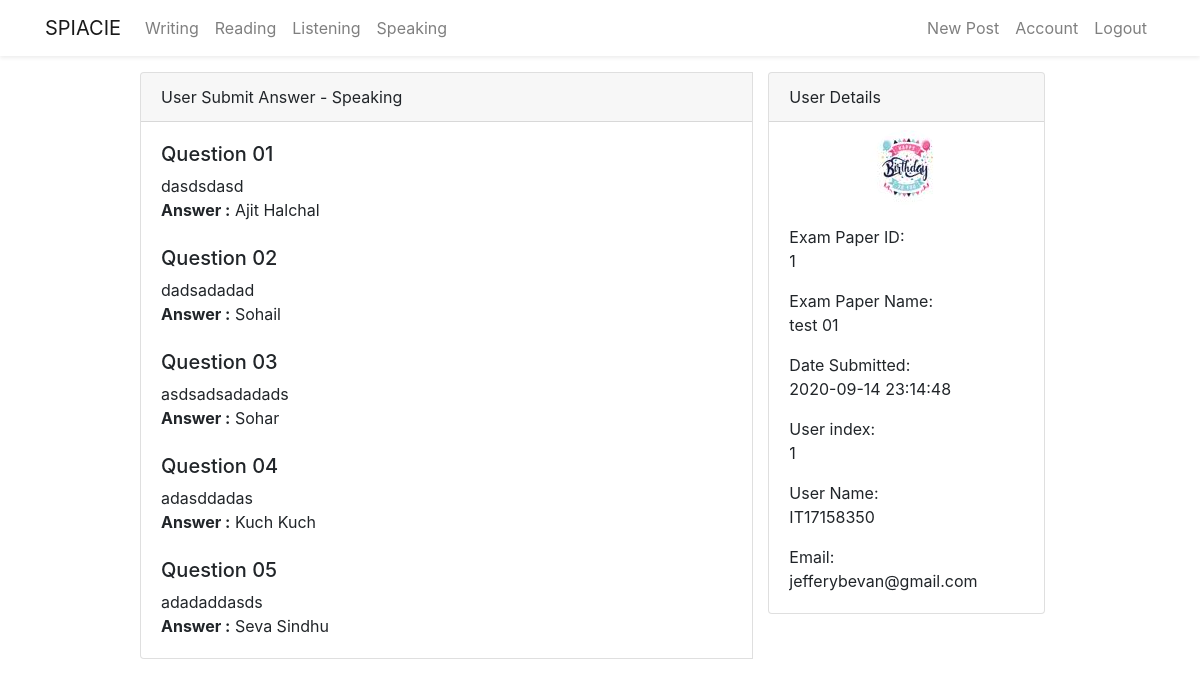
/speaking/1/result (signed in), run on the app's committed database.
### flaskblog/models.py (models this page shows, shortened)
class Speakingquestion(db.Model):
    id = db.Column(db.Integer, primary_key=True)
    title = db.Column(db.String(300), unique=True, nullable=False)
    question_01 = db.Column(db.String(500), nullable=False)
    question_02 = db.Column(db.String(500), nullable=False)
    question_03 = db.Column(db.String(500), nullable=False)
    question_04 = db.Column(db.String(500), nullable=False)
    question_05 = db.Column(db.String(500), nullable=False)
    date_posted = db.Column(db.DateTime, nullable=False,
                            default=datetime.now())
    user_id = db.Column(db.Integer, db.ForeignKey('user.id'), nullable=False)
    def __repr__(self):
        return f"Speakingquestion('{self.id}','{self.user_id}')"

class Speakinganswersaved(db.Model):
    id = db.Column(db.Integer, primary_key=True)
    pid = db.Column(db.Integer, db.ForeignKey('speaking.id'), nullable=True)
    answer01 = db.Column(db.String(500), nullable=True)
    answer02 = db.Column(db.String(500), nullable=True)
    answer03 = db.Column(db.String(500), nullable=True)
    answer04 = db.Column(db.String(500), nullable=True)
    answer05 = db.Column(db.String(500), nullable=True)
    date_posted = db.Column(db.DateTime, nullable=False,
                            default=datetime.now())
    user_id = db.Column(db.Integer, db.ForeignKey('user.id'), nullable=False)

class User(db.Model, UserMixin):
    id = db.Column(db.Integer, primary_key=True)
    firstname = db.Column(db.String(20), nullable=False)
    lastname = db.Column(db.String(20), nullable=False)
    username = db.Column(db.String(20), unique=True, nullable=False)
    email = db.Column(db.String(20), unique=True, nullable=False)
    password = db.Column(db.String(20), nullable=False)
    image_file = db.Column(db.String(20), nullable=False,
                           default='default.jpg')
    post = db.relationship('Post', backref='author', lazy=True)
    writingpaper = db.relationship(
        'Writingpaper', backref='wcreator', lazy=True)
    writinganswer = db.relationship(
        'Writingpaperanswer', backref='wcandidate', lazy=True)
    speaking = db.relationship(
        'Speaking', backref='vspeak', lazy=True)
    speakinganswer = db.relationship(
        'Speakinganswer', backref='speakanswer', lazy=True)
    speakingquestion = db.relationship(
        'Speakingquestion', backref='speakquestion', lazy=True)
    Speakinganswersav = db.relationship(
        'Speakinganswersaved', backref='speakinganswersaved', lazy=True)

### flaskblog/speaking/routes.py (the view)
@speaking.route("/speaking/<int:speaking_id>/result", methods=['POST', 'GET'])
@login_required
def result(speaking_id):
    speaking_answer = Speakingquestion.query.get_or_404(speaking_id)
    speaking_ans = Speakinganswersaved.query.get_or_404(speaking_id)
    print(speaking_answer)
    if speaking_answer.speakquestion != current_user:
        abort(403)
    else:
        spic_file = url_for(
            'static', filename='profile_pics/' + current_user.image_file)
        return render_template('speaking_anwser.html', title='Update',
                               legend='Update', speaking_answer=speaking_answer, spic_file=spic_file, speaking_ans=speaking_ans)

### flaskblog/models.py (called while the page is built)
@login_manger.user_loader
def load_user(user_id):
    return User.query.get(int(user_id))

### flaskblog/templates/speaking_anwser.html
{% extends 'layout.html' %} {% block content %}
{% if speaking_answer.speakquestion == current_user %}
<div class="row justify-content-center mt-3">
  <div class="col-md-10 mb-5">
    <div class="card-group">
      <div class="card">
        <div class="card-header">User Submit Answer - Speaking</div>
        <div class="card-body">
          <div class="text-md-left">
            <h5>Question 01</h5>
            {% autoescape false %} {{speaking_answer.question_01.replace('\n', '<br />')}} {% endautoescape %}
            <br/>
            {% autoescape false %}<b>Answer :</b> {{speaking_ans.answer01.replace('\n', '<br />')}} {% endautoescape %}
          </div>
          <br/>
          <div class="text-md-left">
            <h5>Question 02</h5>
            {% autoescape false %} {{speaking_answer.question_02.replace('\n', '<br />')}} {% endautoescape %}
            <br/>
            {% autoescape false %}<b>Answer :</b> {{speaking_ans.answer02.replace('\n', '<br />')}} {% endautoescape %}
          </div>
          <br/>
          <div class="text-md-left">
            <h5>Question 03</h5>
            {% autoescape false %} {{speaking_answer.question_03.replace('\n', '<br />')}} {% endautoescape %}<br/>
            {% autoescape false %}<b>Answer :</b> {{speaking_ans.answer03.replace('\n', '<br />')}} {% endautoescape %}
          </div>
          <br/>
          <div class="text-md-left">
            <h5>Question 04</h5>
            {% autoescape false %} {{speaking_answer.question_04.replace('\n', '<br />')}} {% endautoescape %}<br/>
            {% autoescape false %}<b>Answer :</b> {{speaking_ans.answer04.replace('\n', '<br />')}} {% endautoescape %}
          </div>
          <br/>
          <div class="text-md-left">
            <h5>Question 05</h5>
            {% autoescape false %} {{speaking_answer.question_05.replace('\n', '<br />')}} {% endautoescape %}<br/>
            {% autoescape false %}<b>Answer :</b> {{speaking_ans.answer05.replace('\n', '<br />')}} {% endautoescape %}
          </div>
        </div>
        </div>
        <div class="col-md-4">
          <div class="card md-2 mb-1">
            <div class="card-header">User Details</div>
            <div class="media justify-content-center">
                  <img
                    class="rounded-circle mt-2"
                    src="{{ spic_file }}"
                    alt="Card image cap"
                  />
                </div>
            <div class="card-body">
                <p class="card-text">
                Exam Paper ID: <br />{{ speaking_answer.speakquestion.id }}
                </p>
                <p class="card-text">
                Exam Paper Name:<br />{{ speaking_answer.title }}
                </p>
                <p class="card-text">
                Date Submitted:
                <br />{{speaking_answer.date_posted.strftime("%Y-%m-%d %H:%M:%S")}}
                </p>
                <p class="card-text">
                    User index: <br />{{ current_user.id }}
                </p>
                <p class="card-text">
                    User Name: <br />{{ current_user.username}}
                </p>
                <p class="card-text">Email: <br />{{ current_user.email}}</p>
            </div>
          </div>
        </div>
      </div>
    </div>
  </div>
</div>
{% endif %}
{% endblock content %}

### data on the page
Speakingquestion: question_01.replace "dasdsdasd", question_02.replace "dadsadadad", question_03.replace "asdsadsadadads", question_04.replace "adasddadas", question_05.replace "adadaddasds", title "test 01", date_posted "2020-09-14 23:14:48"
Speakinganswersaved: answer01.replace "Ajit Halchal", answer02.replace "Sohail", answer03.replace "Sohar", answer04.replace "Kuch Kuch", answer05.replace "Seva Sindhu"
User: speakquestion.id "1", id "1", username "IT17158350", email "jefferybevan@gmail.com"
